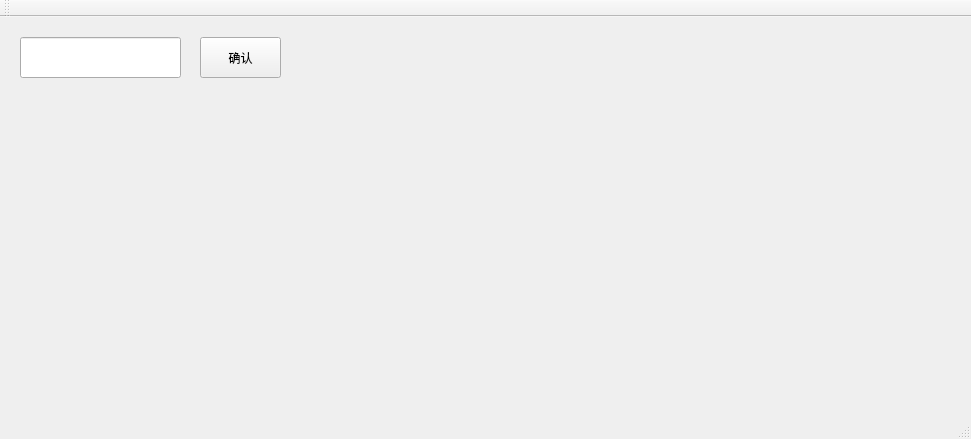
<?xml version="1.0" encoding="UTF-8"?>
<ui version="4.0">
 <class>MainWindow</class>
 <widget class="QMainWindow" name="MainWindow">
  <property name="geometry">
   <rect>
    <x>0</x>
    <y>0</y>
    <width>971</width>
    <height>439</height>
   </rect>
  </property>
  <property name="windowTitle">
   <string>MainWindow</string>
  </property>
  <widget class="QWidget" name="centralWidget">
   <widget class="QLineEdit" name="lineEdit_for_creat_class">
    <property name="geometry">
     <rect>
      <x>20</x>
      <y>20</y>
      <width>161</width>
      <height>41</height>
     </rect>
    </property>
   </widget>
   <widget class="QPushButton" name="pushButton">
    <property name="geometry">
     <rect>
      <x>200</x>
      <y>20</y>
      <width>81</width>
      <height>41</height>
     </rect>
    </property>
    <property name="text">
     <string>确认</string>
    </property>
   </widget>
  </widget>
  <widget class="QMenuBar" name="menuBar">
   <property name="geometry">
    <rect>
     <x>0</x>
     <y>0</y>
     <width>971</width>
     <height>26</height>
    </rect>
   </property>
  </widget>
  <widget class="QToolBar" name="mainToolBar">
   <attribute name="toolBarArea">
    <enum>TopToolBarArea</enum>
   </attribute>
   <attribute name="toolBarBreak">
    <bool>false</bool>
   </attribute>
  </widget>
  <widget class="QStatusBar" name="statusBar"/>
 </widget>
 <layoutdefault spacing="6" margin="11"/>
 <resources/>
 <connections/>
</ui>
